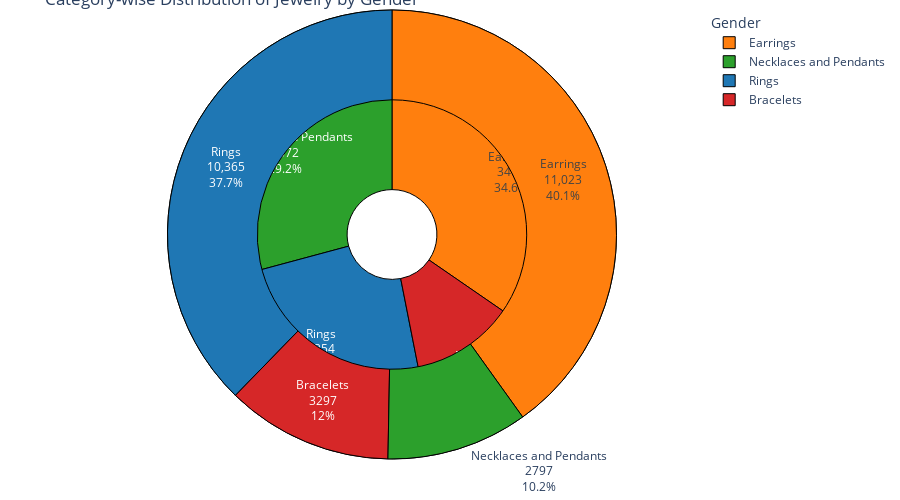

This figure's notebook cell:
### Code cell
import plotly.graph_objects as go
import plotly.express as px

# Define the data
categories = ['Rings', 'Earrings', 'Necklaces and Pendants', 'Bracelets']
men_data = [total_sum_rings, total_sum_earrings, total_sum_necklace, total_sum_bracelet]
women_data = [total_sum_ringsw, total_sum_earringsw, total_sum_necklacew, total_sum_braceletw]

# Create a single donut chart
fig = go.Figure()

# Add trace for men
fig.add_trace(go.Pie(
    labels=categories,
    values=men_data,
    hole=0.2,
    name='Men',
    marker=dict(colors=['#1f77b4', '#ff7f0e', '#2ca02c', '#d62728'], line=dict(color='black', width=1)),  # Blue, orange, green, red colors with black border
    hoverinfo='label+percent+value+name',
    textinfo='percent+label+value',
))

# Add trace for women
fig.add_trace(go.Pie(
    labels=categories,
    values=women_data,
    hole=0.6,
    name='Women',
    
    marker=dict(colors=['#1f77b4', '#ff7f0e', '#2ca02c', '#d62728'], line=dict(color='black', width=1)),  # Blue, orange, green, red colors with black border
    hoverinfo='label+percent+value+name',
    textinfo='percent+label+value',
))

# Update layout
fig.update_layout(
    # title_text="\n",
    title_text="Category-wise Distribution of Jewelry by Gender",
    legend=dict(title=dict(text='Gender')),  # Add legend title
    margin=dict(l=20, r=20, t=10, b=20),  # Adjust margins to accommodate text
    height=500,  # Increase chart height to provide more space for text
    font=dict(size=12),  # Adjust font size
)

# Show the plot
fig.show()

### Figure 1 — Plotly figure (JSON) as saved in the notebook; plotly's stock layout.template omitted (floating-point values rounded to 4 significant figures)
{"data": [{"hole": 0.2, "hoverinfo": "label+percent+value+name", "labels": ["Rings", "Earrings", "Necklaces and Pendants", "Bracelets"], "marker": {"colors": ["#1f77b4", "#ff7f0e", "#2ca02c", "#d62728"], "line": {"color": "black", "width": 1}}, "name": "Men", "textinfo": "percent+label+value", "type": "pie", "values": [2354, 3405, 2872, 1210]}, {"hole": 0.6, "hoverinfo": "label+percent+value+name", "labels": ["Rings", "Earrings", "Necklaces and Pendants", "Bracelets"], "marker": {"colors": ["#1f77b4", "#ff7f0e", "#2ca02c", "#d62728"], "line": {"color": "black", "width": 1}}, "name": "Women", "textinfo": "percent+label+value", "type": "pie", "values": [10365, 11023, 2797, 3297]}], "layout": {"font": {"size": 12}, "height": 500, "legend": {"title": {"text": "Gender"}}, "margin": {"b": 20, "l": 20, "r": 20, "t": 10}, "title": {"text": "Category-wise Distribution of Jewelry by Gender"}}}
